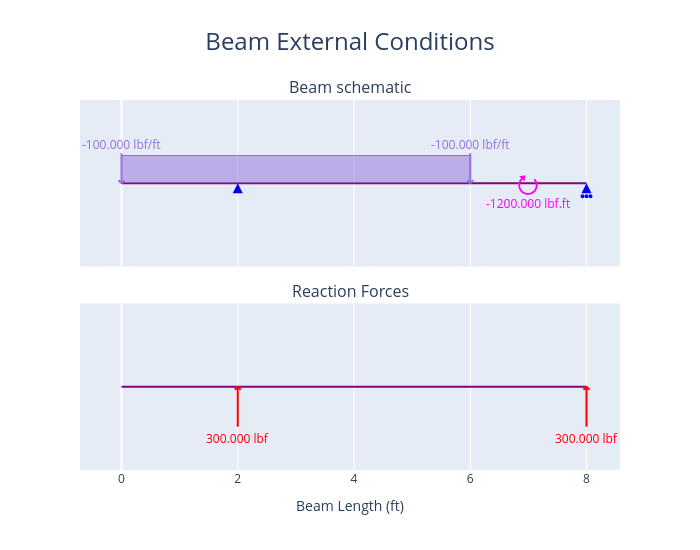

Notebook code cell kept with this figure:
### Code cell
fig = beam.plot_beam_external()
fig.show()

### Figure 1 — Plotly figure (JSON) as saved in the notebook; plotly's stock layout.template omitted (floating-point values rounded to 4 significant figures)
{"data": [{"hoverinfo": "skip", "hovertemplate": "%{x} %{meta[0]}", "line": {"color": "purple", "width": 2}, "meta": ["ft"], "mode": "lines", "name": "Beam_", "type": "scatter", "x": [0, 8], "xaxis": "x", "y": [0, 0], "yaxis": "y"}, {"hoverinfo": "skip", "hovertemplate": "x: %{x:.3f} %{meta[1]}<br>Fixed: %{meta[0]}", "marker": {"color": "blue", "size": 10, "symbol": "triangle-up"}, "meta": ["[1, 1, 0]", "m"], "mode": "markers", "name": "Support", "opacity": 0, "showlegend": false, "type": "scatter", "x": [2], "xaxis": "x", "y": [0], "yaxis": "y"}, {"fill": "toself", "hoverinfo": "skip", "marker": {"color": "blue", "size": 10, "symbol": "arrow-up"}, "mode": "markers", "name": "Support", "showlegend": false, "type": "scatter", "x": [2], "xaxis": "x", "y": [0], "yaxis": "y"}, {"hoverinfo": "skip", "hovertemplate": "x: %{x:.3f} %{meta[1]}<br>Fixed: %{meta[0]}", "marker": {"color": "blue", "size": 10, "symbol": "triangle-up"}, "meta": ["[0, 1, 0]", "m"], "mode": "markers", "name": "Support", "opacity": 0, "showlegend": false, "type": "scatter", "x": [8], "xaxis": "x", "y": [0], "yaxis": "y"}, {"fill": "toself", "hoverinfo": "skip", "marker": {"color": "blue", "size": 10, "symbol": "arrow-up"}, "mode": "markers", "name": "Support", "showlegend": false, "type": "scatter", "x": [8], "xaxis": "x", "y": [0], "yaxis": "y"}, {"fill": "tozeroy", "hoverinfo": "skip", "hovertemplate": "", "line": {"color": "mediumpurple", "width": 1}, "mode": "lines", "name": "UDL", "type": "scatter", "x": [0, 6], "xaxis": "x", "y": [1, 1], "yaxis": "y"}, {"hoverinfo": "skip", "hovertemplate": "x: %{meta[0]:.3f} %{meta[3]}<br>Force: %{meta[1]:.3f} %{meta[4]}        <br>Angle: %{meta[2]:.3f} deg", "marker": {"color": "mediumpurple", "size": 10, "symbol": "triangle-up"}, "meta": [0, -100, 90, "ft", "lbf/ft"], "mode": "markers", "name": "Distributed<br>Load", "opacity": 0, "showlegend": false, "type": "scatter", "x": [0], "xaxis": "x", "y": [0], "yaxis": "y"}, {"hoverinfo": "skip", "hovertemplate": "x: %{meta[0]:.3f} %{meta[3]}<br>Force: %{meta[1]:.3f} %{meta[4]}        <br>Angle: %{meta[2]:.3f} deg", "marker": {"color": "mediumpurple", "size": 10, "symbol": "triangle-up"}, "meta": [6, -100, 90, "ft", "lbf/ft"], "mode": "markers", "name": "Distributed<br>Load", "opacity": 0, "showlegend": false, "type": "scatter", "x": [6], "xaxis": "x", "y": [0], "yaxis": "y"}, {"hoverinfo": "skip", "hovertemplate": "x: %{meta[1]:.3f} %{meta[2]}<br>Moment: %{meta[0]:.3f} %{meta[4]}", "marker": {"color": "magenta", "size": 10, "symbol": "triangle-up"}, "meta": [-1200, 7, "ft", "lbf", "lbf.ft"], "mode": "markers", "name": "Point<br>Torque", "opacity": 0, "showlegend": false, "type": "scatter", "x": [7], "xaxis": "x", "y": [0], "yaxis": "y"}, {"hoverinfo": "skip", "hovertemplate": "%{x}", "line": {"color": "purple", "width": 2}, "mode": "lines", "name": "Beam", "type": "scatter", "x": [0, 8], "xaxis": "x2", "y": [0, 0], "yaxis": "y2"}, {"hoverinfo": "skip", "hovertemplate": "Reactions<br>x coord: %{x:.3f} %{meta[3]}<br>y: %{meta[1]:.3f} %{meta[4]}", "marker": {"color": "red", "size": 10, "symbol": "triangle-up"}, "meta": [0, 300, 0, "ft", "lbf", "lbf.ft"], "mode": "markers", "name": "Reaction", "opacity": 0, "showlegend": false, "type": "scatter", "x": [2], "xaxis": "x2", "y": [0], "yaxis": "y2"}, {"hoverinfo": "skip", "hovertemplate": "Reactions<br>x coord: %{x:.3f} %{meta[3]}<br>y: %{meta[1]:.3f} %{meta[4]}", "marker": {"color": "red", "size": 10, "symbol": "triangle-up"}, "meta": [0, 300, 0, "ft", "lbf", "lbf.ft"], "mode": "markers", "name": "Reaction", "opacity": 0, "showlegend": false, "type": "scatter", "x": [8], "xaxis": "x2", "y": [0], "yaxis": "y2"}], "layout": {"annotations": [{"font": {"size": 16}, "showarrow": false, "text": "Beam schematic", "x": 0.5, "xanchor": "center", "xref": "paper", "y": 1, "yanchor": "bottom", "yref": "paper"}, {"font": {"size": 16}, "showarrow": false, "text": "Reaction Forces", "x": 0.5, "xanchor": "center", "xref": "paper", "y": 0.45, "yanchor": "bottom", "yref": "paper"}, {"font": {"color": "mediumpurple"}, "showarrow": false, "text": "-100.000 lbf/ft", "x": 0, "xref": "x", "xshift": 0, "y": 0, "yref": "y", "yshift": 39}, {"font": {"color": "mediumpurple"}, "showarrow": false, "text": "-100.000 lbf/ft", "x": 6, "xref": "x", "xshift": 0, "y": 0, "yref": "y", "yshift": 39}, {"font": {"color": "magenta", "size": 26}, "showarrow": false, "text": "⭮", "x": 7, "xref": "x", "y": 0, "yref": "y", "yshift": 0}, {"font": {"color": "magenta"}, "showarrow": false, "text": "-1200.000 lbf.ft", "x": 7, "xref": "x", "y": 0, "yref": "y", "yshift": -20}, {"font": {"color": "red"}, "showarrow": false, "text": "300.000 lbf", "x": 2, "xref": "x2", "xshift": 0, "y": 0, "yref": "y2", "yshift": -52}, {"font": {"color": "red"}, "showarrow": false, "text": "300.000 lbf", "x": 8, "xref": "x2", "xshift": 0, "y": 0, "yref": "y2", "yshift": -52}], "height": 550, "hovermode": "x", "shapes": [{"fillcolor": "blue", "line": {"color": "blue"}, "type": "circle", "x0": -1, "x1": 1, "xanchor": 8, "xref": "x", "xsizemode": "pixel", "y0": -14, "y1": -12, "yanchor": 0, "yref": "y", "ysizemode": "pixel"}, {"fillcolor": "blue", "line": {"color": "blue"}, "type": "circle", "x0": -5, "x1": -3, "xanchor": 8, "xref": "x", "xsizemode": "pixel", "y0": -14, "y1": -12, "yanchor": 0, "yref": "y", "ysizemode": "pixel"}, {"fillcolor": "blue", "line": {"color": "blue"}, "type": "circle", "x0": 3, "x1": 5, "xanchor": 8, "xref": "x", "xsizemode": "pixel", "y0": -14, "y1": -12, "yanchor": 0, "yref": "y", "ysizemode": "pixel"}, {"line": {"color": "mediumpurple", "width": 2}, "type": "line", "x0": 0, "x1": -3, "xanchor": 0, "xref": "x", "xsizemode": "pixel", "y0": 0, "y1": 3, "yanchor": 0, "yref": "y", "ysizemode": "pixel"}, {"line": {"color": "mediumpurple", "width": 2}, "type": "line", "x0": 0, "x1": 3, "xanchor": 0, "xref": "x", "xsizemode": "pixel", "y0": 0, "y1": 3, "yanchor": 0, "yref": "y", "ysizemode": "pixel"}, {"line": {"color": "mediumpurple", "width": 2}, "type": "line", "x0": 0, "x1": 0, "xanchor": 0, "xref": "x", "xsizemode": "pixel", "y0": 0, "y1": 30, "yanchor": 0, "yref": "y", "ysizemode": "pixel"}, {"line": {"color": "mediumpurple", "width": 2}, "type": "line", "x0": 0, "x1": -3, "xanchor": 6, "xref": "x", "xsizemode": "pixel", "y0": 0, "y1": 3, "yanchor": 0, "yref": "y", "ysizemode": "pixel"}, {"line": {"color": "mediumpurple", "width": 2}, "type": "line", "x0": 0, "x1": 3, "xanchor": 6, "xref": "x", "xsizemode": "pixel", "y0": 0, "y1": 3, "yanchor": 0, "yref": "y", "ysizemode": "pixel"}, {"line": {"color": "mediumpurple", "width": 2}, "type": "line", "x0": 0, "x1": 0, "xanchor": 6, "xref": "x", "xsizemode": "pixel", "y0": 0, "y1": 30, "yanchor": 0, "yref": "y", "ysizemode": "pixel"}, {"line": {"color": "red", "width": 2}, "type": "line", "x0": 0, "x1": 3, "xanchor": 2, "xref": "x2", "xsizemode": "pixel", "y0": 0, "y1": -3, "yanchor": 0, "yref": "y2", "ysizemode": "pixel"}, {"line": {"color": "red", "width": 2}, "type": "line", "x0": 0, "x1": -3, "xanchor": 2, "xref": "x2", "xsizemode": "pixel", "y0": 0, "y1": -3, "yanchor": 0, "yref": "y2", "ysizemode": "pixel"}, {"line": {"color": "red", "width": 2}, "type": "line", "x0": 0, "x1": 0, "xanchor": 2, "xref": "x2", "xsizemode": "pixel", "y0": 0, "y1": -40, "yanchor": 0, "yref": "y2", "ysizemode": "pixel"}, {"line": {"color": "red", "width": 2}, "type": "line", "x0": 0, "x1": 3, "xanchor": 8, "xref": "x2", "xsizemode": "pixel", "y0": 0, "y1": -3, "yanchor": 0, "yref": "y2", "ysizemode": "pixel"}, {"line": {"color": "red", "width": 2}, "type": "line", "x0": 0, "x1": -3, "xanchor": 8, "xref": "x2", "xsizemode": "pixel", "y0": 0, "y1": -3, "yanchor": 0, "yref": "y2", "ysizemode": "pixel"}, {"line": {"color": "red", "width": 2}, "type": "line", "x0": 0, "x1": 0, "xanchor": 8, "xref": "x2", "xsizemode": "pixel", "y0": 0, "y1": -40, "yanchor": 0, "yref": "y2", "ysizemode": "pixel"}], "showlegend": false, "title": {"font": {"size": 24}, "text": "Beam External Conditions", "x": 0.5}, "width": 700, "xaxis": {"anchor": "y", "domain": [0, 1], "matches": "x2", "showticklabels": false}, "xaxis2": {"anchor": "y2", "domain": [0, 1], "title": {"text": "Beam Length (ft)"}}, "yaxis": {"anchor": "x", "domain": [0.55, 1], "fixedrange": true, "range": [-3, 3], "visible": false}, "yaxis2": {"anchor": "x2", "domain": [0, 0.45], "fixedrange": true, "range": [-3, 3], "visible": false}}}
